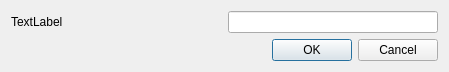
<?xml version="1.0" encoding="UTF-8"?>
<ui version="4.0">
 <class>DialogGetName</class>
 <widget class="QDialog" name="DialogGetName">
  <property name="geometry">
   <rect>
    <x>0</x>
    <y>0</y>
    <width>449</width>
    <height>67</height>
   </rect>
  </property>
  <property name="windowTitle">
   <string>Dialog</string>
  </property>
  <layout class="QGridLayout" name="gridLayout">
   <item row="0" column="0">
    <widget class="QLabel" name="labelSeries">
     <property name="sizePolicy">
      <sizepolicy hsizetype="Expanding" vsizetype="Preferred">
       <horstretch>0</horstretch>
       <verstretch>0</verstretch>
      </sizepolicy>
     </property>
     <property name="text">
      <string>TextLabel</string>
     </property>
    </widget>
   </item>
   <item row="1" column="0" colspan="2">
    <widget class="QDialogButtonBox" name="buttonBox">
     <property name="orientation">
      <enum>Qt::Horizontal</enum>
     </property>
     <property name="standardButtons">
      <set>QDialogButtonBox::Cancel|QDialogButtonBox::Ok</set>
     </property>
    </widget>
   </item>
   <item row="0" column="1">
    <widget class="QLineEdit" name="editSeries"/>
   </item>
  </layout>
 </widget>
 <tabstops>
  <tabstop>editSeries</tabstop>
  <tabstop>buttonBox</tabstop>
 </tabstops>
 <resources/>
 <connections>
  <connection>
   <sender>buttonBox</sender>
   <signal>accepted()</signal>
   <receiver>DialogGetName</receiver>
   <slot>accept()</slot>
   <hints>
    <hint type="sourcelabel">
     <x>248</x>
     <y>254</y>
    </hint>
    <hint type="destinationlabel">
     <x>157</x>
     <y>274</y>
    </hint>
   </hints>
  </connection>
  <connection>
   <sender>buttonBox</sender>
   <signal>rejected()</signal>
   <receiver>DialogGetName</receiver>
   <slot>reject()</slot>
   <hints>
    <hint type="sourcelabel">
     <x>316</x>
     <y>260</y>
    </hint>
    <hint type="destinationlabel">
     <x>286</x>
     <y>274</y>
    </hint>
   </hints>
  </connection>
 </connections>
</ui>
